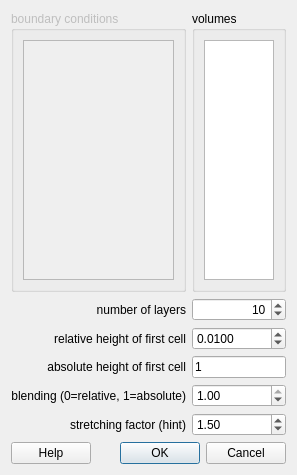
<?xml version="1.0" encoding="UTF-8"?>
<ui version="4.0">
 <class>GuiDivideBoundaryLayer</class>
 <widget class="QDialog" name="GuiDivideBoundaryLayer">
  <property name="geometry">
   <rect>
    <x>0</x>
    <y>0</y>
    <width>294</width>
    <height>475</height>
   </rect>
  </property>
  <property name="windowTitle">
   <string>divide boundary layer</string>
  </property>
  <property name="windowIcon">
   <iconset resource="../engrid.qrc">
    <normaloff>:/icons/resources/icons/G.png</normaloff>:/icons/resources/icons/G.png</iconset>
  </property>
  <layout class="QGridLayout" name="gridLayout">
   <item row="0" column="0">
    <widget class="QGroupBox" name="groupBox">
     <property name="enabled">
      <bool>false</bool>
     </property>
     <property name="sizePolicy">
      <sizepolicy hsizetype="Expanding" vsizetype="Preferred">
       <horstretch>0</horstretch>
       <verstretch>0</verstretch>
      </sizepolicy>
     </property>
     <property name="title">
      <string>boundary conditions</string>
     </property>
     <layout class="QVBoxLayout" name="verticalLayout_2">
      <item>
       <widget class="QListWidget" name="listWidgetBC">
        <property name="sizePolicy">
         <sizepolicy hsizetype="Expanding" vsizetype="Expanding">
          <horstretch>0</horstretch>
          <verstretch>0</verstretch>
         </sizepolicy>
        </property>
        <property name="maximumSize">
         <size>
          <width>16777215</width>
          <height>16777215</height>
         </size>
        </property>
       </widget>
      </item>
     </layout>
    </widget>
   </item>
   <item row="0" column="1">
    <widget class="QGroupBox" name="groupBox_2">
     <property name="title">
      <string>volumes</string>
     </property>
     <layout class="QVBoxLayout" name="verticalLayout">
      <item>
       <widget class="QListWidget" name="listWidgetVC"/>
      </item>
     </layout>
    </widget>
   </item>
   <item row="1" column="0">
    <widget class="QLabel" name="label_2">
     <property name="text">
      <string>number of layers</string>
     </property>
     <property name="alignment">
      <set>Qt::AlignRight|Qt::AlignTrailing|Qt::AlignVCenter</set>
     </property>
    </widget>
   </item>
   <item row="1" column="1">
    <widget class="QSpinBox" name="spinBoxLayers">
     <property name="alignment">
      <set>Qt::AlignRight|Qt::AlignTrailing|Qt::AlignVCenter</set>
     </property>
     <property name="minimum">
      <number>3</number>
     </property>
     <property name="value">
      <number>10</number>
     </property>
    </widget>
   </item>
   <item row="2" column="0">
    <widget class="QLabel" name="label_3">
     <property name="text">
      <string>relative height of first cell</string>
     </property>
     <property name="alignment">
      <set>Qt::AlignRight|Qt::AlignTrailing|Qt::AlignVCenter</set>
     </property>
    </widget>
   </item>
   <item row="2" column="1">
    <widget class="QDoubleSpinBox" name="doubleSpinBoxHeight">
     <property name="decimals">
      <number>4</number>
     </property>
     <property name="minimum">
      <double>0.000100000000000</double>
     </property>
     <property name="maximum">
      <double>1.000000000000000</double>
     </property>
     <property name="singleStep">
      <double>0.001000000000000</double>
     </property>
     <property name="value">
      <double>0.010000000000000</double>
     </property>
    </widget>
   </item>
   <item row="3" column="0">
    <widget class="QLabel" name="label_5">
     <property name="text">
      <string>absolute height of first cell</string>
     </property>
     <property name="alignment">
      <set>Qt::AlignRight|Qt::AlignTrailing|Qt::AlignVCenter</set>
     </property>
    </widget>
   </item>
   <item row="3" column="1">
    <widget class="QLineEdit" name="lineEditAbsolute">
     <property name="text">
      <string>1</string>
     </property>
    </widget>
   </item>
   <item row="4" column="0">
    <widget class="QLabel" name="label_8">
     <property name="text">
      <string>blending (0=relative, 1=absolute)</string>
     </property>
     <property name="alignment">
      <set>Qt::AlignRight|Qt::AlignTrailing|Qt::AlignVCenter</set>
     </property>
    </widget>
   </item>
   <item row="4" column="1">
    <widget class="QDoubleSpinBox" name="doubleSpinBoxBlending">
     <property name="maximum">
      <double>1.000000000000000</double>
     </property>
     <property name="singleStep">
      <double>0.100000000000000</double>
     </property>
     <property name="value">
      <double>1.000000000000000</double>
     </property>
    </widget>
   </item>
   <item row="5" column="0">
    <widget class="QLabel" name="label_6">
     <property name="text">
      <string>stretching factor (hint)</string>
     </property>
     <property name="alignment">
      <set>Qt::AlignRight|Qt::AlignTrailing|Qt::AlignVCenter</set>
     </property>
    </widget>
   </item>
   <item row="5" column="1">
    <widget class="QDoubleSpinBox" name="doubleSpinBoxStretching">
     <property name="minimum">
      <double>0.500000000000000</double>
     </property>
     <property name="maximum">
      <double>3.000000000000000</double>
     </property>
     <property name="singleStep">
      <double>0.050000000000000</double>
     </property>
     <property name="value">
      <double>1.500000000000000</double>
     </property>
    </widget>
   </item>
   <item row="6" column="0" colspan="2">
    <layout class="QHBoxLayout" name="horizontalLayout">
     <item>
      <widget class="QPushButton" name="pushButtonHelp">
       <property name="text">
        <string>Help</string>
       </property>
      </widget>
     </item>
     <item>
      <spacer name="horizontalSpacer">
       <property name="orientation">
        <enum>Qt::Horizontal</enum>
       </property>
       <property name="sizeHint" stdset="0">
        <size>
         <width>40</width>
         <height>20</height>
        </size>
       </property>
      </spacer>
     </item>
     <item>
      <widget class="QDialogButtonBox" name="buttonBox">
       <property name="orientation">
        <enum>Qt::Horizontal</enum>
       </property>
       <property name="standardButtons">
        <set>QDialogButtonBox::Cancel|QDialogButtonBox::Ok</set>
       </property>
      </widget>
     </item>
    </layout>
   </item>
  </layout>
 </widget>
 <resources>
  <include location="../engrid.qrc"/>
 </resources>
 <connections>
  <connection>
   <sender>buttonBox</sender>
   <signal>accepted()</signal>
   <receiver>GuiDivideBoundaryLayer</receiver>
   <slot>accept()</slot>
   <hints>
    <hint type="sourcelabel">
     <x>248</x>
     <y>254</y>
    </hint>
    <hint type="destinationlabel">
     <x>157</x>
     <y>274</y>
    </hint>
   </hints>
  </connection>
  <connection>
   <sender>buttonBox</sender>
   <signal>rejected()</signal>
   <receiver>GuiDivideBoundaryLayer</receiver>
   <slot>reject()</slot>
   <hints>
    <hint type="sourcelabel">
     <x>316</x>
     <y>260</y>
    </hint>
    <hint type="destinationlabel">
     <x>286</x>
     <y>274</y>
    </hint>
   </hints>
  </connection>
 </connections>
</ui>
